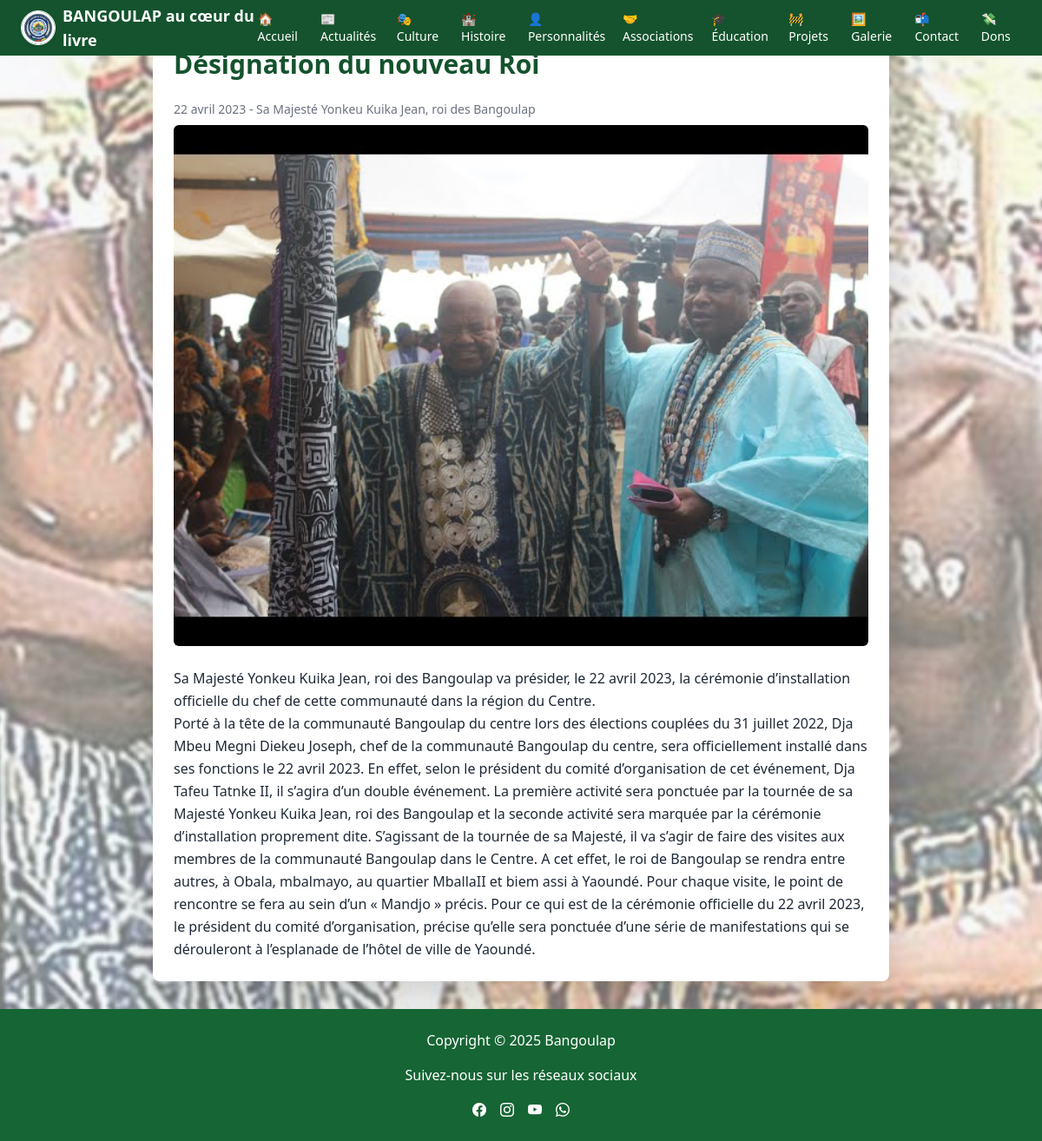
Page /actualites/article/designation-du-nouveau-roi/ on the committed database.
### actualites/models.py (models this page shows)
class Actualite(models.Model):
    titre = models.CharField(max_length=200)
    auteur = models.CharField(max_length=100)
    slug = models.SlugField(unique=True)
    image = models.ImageField(upload_to='actualites/', default='images/default.jpg')  # 👈 ajoute default ici
    contenu = models.TextField()
    date = models.DateField(default=timezone.now)
    publie = models.BooleanField(default=False)

### actualites/views.py (the view)
# urls.py: path('article/<slug:slug>/', views.detail_actualite, name='detail'),
def detail_actualite(request, slug):
    actualite = get_object_or_404(Actualite, slug=slug)
    return render(request, 'actualites/detail_actualite.html', {'actualite': actualite})

### actualites/templates/actualites/detail_actualite.html (shortened to what this page needs)
{% extends 'base.html' %}
{% load static %}
{% block content %}
<div class="max-w-4xl mx-auto px-4">
    <article class="bg-white p-6 rounded-lg shadow-lg">
        <h1 class="text-3xl font-bold text-green-900 mb-4">{{ actualite.titre }}</h1>
        <p class="text-sm text-gray-500 mb-2">{{ actualite.date }} - {{ actualite.auteur }}</p>
        {% if actualite.image %}
        <img src="{{ actualite.image.url }}" alt="{{ actualite.titre }}" class="w-full rounded mb-4">
        {% endif %}
        <div class="text-gray-800 leading-relaxed">{{ actualite.contenu|linebreaks }}</div>
    </article>
</div>
{% endblock %}

### rows in the picture
Actualite: titre "Désignation du nouveau Roi", date "22 avril 2023", auteur "Sa Majesté Yonkeu Kuika Jean, roi des Bangoulap", image (picture), contenu "Sa Majesté Yonkeu Kuika Jean, roi des Bangoulap va présider, le 22 avril 2023, la cérémonie d’installation officielle du chef de cette communauté dans la région du Centre. Porté à la tête de la communauté Bangoulap du centre lors des élections couplées du 31 juillet 2022, Dja Mbeu Megni Diekeu Joseph, chef de la communauté Bangoulap du centre, sera officiellement installé dans ses fonctions le 22 avril 2023. En effet, selon le président du comité d’organisation de cet événement, Dja Tafeu Tatnke II, il s’agira d’un double événement. La première activité sera ponctuée par la tournée de sa Majesté Yonkeu Kuika Jean, roi des Bangoulap et la seconde activité sera marquée par la cérémonie…"
